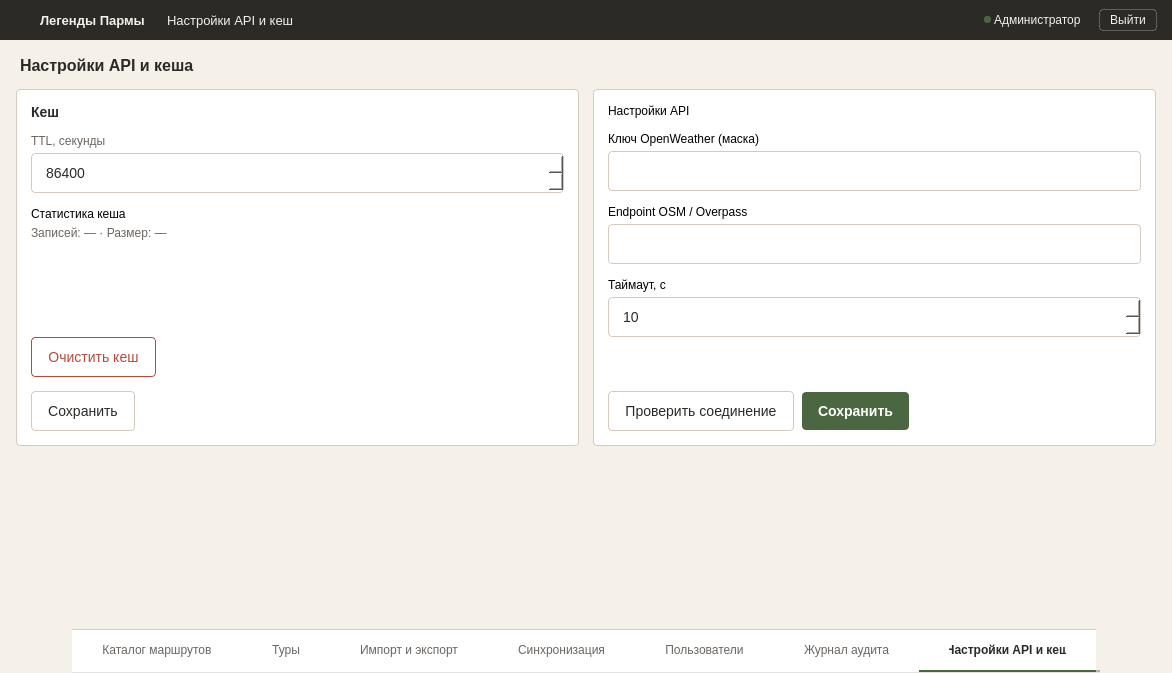
<?xml version="1.0" encoding="UTF-8"?>
<ui version="4.0">
 <class>MainWindow</class>
 <widget class="QMainWindow" name="MainWindow">
  <property name="geometry">
   <rect>
    <x>0</x>
    <y>0</y>
    <width>1172</width>
    <height>673</height>
   </rect>
  </property>
  <property name="windowTitle">
   <string>SettingsAPI_Window</string>
  </property>
  <property name="styleSheet">
   <string notr="true">#centralwidget { background-color: #F5F0E8; }
#headerFrame { background-color: #2C2A26; border: none; }
#headerFrame QLabel { color: #F5F0E8; }
#logout_btn { background-color: transparent; color: #F5F0E8; border: 1px solid rgba(255, 255, 255, 0.25); padding: 3px 10px; font-size: 12px; border-radius: 4px; }
#logout_btn:hover { background-color: rgba(255, 255, 255, 0.08); border: 1px solid rgba(255, 255, 255, 0.4); }
#logout_btn:pressed { background-color: rgba(255, 255, 255, 0.12); border: 1px solid rgba(255, 255, 255, 0.5); }
#logout_btn:focus { border: 1px dashed #F5F0E8; }

#contentFrame { background-color: #F5F0E8; }
#leftPanel, #rightPanel { background-color: #FFFFFF; border: 1px solid #D4CBBE; border-radius: 4px; }
#panelTitle { font-size: 14px; font-weight: 600; color: #2C2A26; }
#fieldLabel { font-size: 12px; color: #6B6560; }
#statsLabel { font-size: 12px; color: #6B6560; }

QLineEdit, QSpinBox {
    padding: 10px 12px; font-size: 14px; border-radius: 4px; border: 1px solid #D4CBBE; background-color: #FFFFFF; color: #2C2A26;
}
QLineEdit:hover, QSpinBox:hover { border: 1px solid #B8AE9E; }
QLineEdit:focus, QSpinBox:focus { border: 1px solid #4A6741; }
QLineEdit[error="true"], QSpinBox[error="true"] { border: 1px solid #B54A3A; }
QLineEdit:disabled, QSpinBox:disabled { border: 1px dashed #D4CBBE; color: #A39E94; background-color: #F5F0E8; }

#btn_clear_cache { background-color: #FFFFFF; color: #B54A3A; border: 1px solid #B54A3A; padding: 11px 16px; font-size: 14px; border-radius: 4px; }
#btn_clear_cache:hover { background-color: #F5E8E6; }
#btn_clear_cache:pressed { background-color: #EBD5D1; }
#btn_clear_cache:disabled { background-color: #FFFFFF; color: #D4A39C; border: 1px solid #E5C4BF; }
#btn_clear_cache:focus { border: 1px dashed #4A6741; }

#btn_save_cache, #btn_check_conn { background-color: #FFFFFF; color: #2C2A26; border: 1px solid #D4CBBE; padding: 11px 16px; font-size: 14px; border-radius: 4px; }
#btn_save_cache:hover, #btn_check_conn:hover { border: 1px solid #4A6741; background-color: #F5F0E8; }
#btn_save_cache:pressed, #btn_check_conn:pressed { background-color: #EDE6D9; }
#btn_save_cache:disabled, #btn_check_conn:disabled { background-color: #FFFFFF; color: #A39E94; border: 1px solid #E5DFD4; }
#btn_save_cache:focus, #btn_check_conn:focus { border: 1px dashed #4A6741; }

#btn_save_api { background-color: #4A6741; color: #FFFFFF; border: none; padding: 11px 16px; font-size: 14px; font-weight: 600; border-radius: 4px; }
#btn_save_api:hover { background-color: #3D5636; }
#btn_save_api:pressed { background-color: #334A2E; }
#btn_save_api:disabled { background-color: #A8B5A0; }
#btn_save_api:focus { border: 1px dashed #4A6741; }

QTabWidget::panel { border: none; background-color: #FFFFFF; }
QTabBar { background-color: #FFFFFF; border: none; }
QTabBar::tab { height: 40px; background-color: #FFFFFF; color: #6B6560; font-size: 12px; font-weight: normal; padding: 0px 30px; border: none; border-bottom: 2px solid transparent; border-top: 1px solid #D4CBBE; text-align: center; }
QTabBar::tab:hover { color: #2C2A26; }
QTabBar::tab:selected { color: #2C2A26; font-weight: 600; border-bottom: 2px solid #4A6741; }</string>
  </property>
  <widget class="QWidget" name="centralwidget">
   <layout class="QVBoxLayout" name="verticalLayout">
    <property name="spacing"><number>0</number></property>
    <property name="leftMargin"><number>0</number></property>
    <property name="topMargin"><number>0</number></property>
    <property name="rightMargin"><number>0</number></property>
    <property name="bottomMargin"><number>0</number></property>
    <item>
     <widget class="QFrame" name="headerFrame">
      <property name="minimumSize"><size><width>0</width><height>40</height></size></property>
      <property name="maximumSize"><size><width>16777215</width><height>40</height></size></property>
      <layout class="QHBoxLayout" name="horizontalLayout">
       <property name="spacing"><number>0</number></property>
       <property name="leftMargin"><number>15</number></property>
       <property name="topMargin"><number>0</number></property>
       <property name="rightMargin"><number>15</number></property>
       <property name="bottomMargin"><number>0</number></property>
       <item>
        <widget class="QPushButton" name="logo">
         <property name="minimumSize"><size><width>22</width><height>22</height></size></property>
         <property name="maximumSize"><size><width>22</width><height>22</height></size></property>
         <property name="styleSheet"><string notr="true">QPushButton { background: transparent; margin-right: 12px; border: none; }</string></property>
         <property name="text"><string/></property>
         <property name="icon">
          <iconset resource="../qrc/login_res.qrc">
           <normaloff>:/login/icons/logo.png</normaloff>:/login/icons/logo.png</iconset>
         </property>
         <property name="iconSize"><size><width>18</width><height>18</height></size></property>
        </widget>
       </item>
       <item>
        <widget class="QLabel" name="name">
         <property name="styleSheet"><string notr="true">font-size: 13px; font-weight: bold; margin-right: 15px;</string></property>
         <property name="text"><string>Легенды Пармы</string></property>
        </widget>
       </item>
       <item>
        <widget class="QLabel" name="name_chart">
         <property name="styleSheet"><string notr="true">font-size: 13px; margin-right: 10px;</string></property>
         <property name="text"><string>Настройки API и кеш</string></property>
        </widget>
       </item>
       <item>
        <spacer name="horizontalSpacer">
         <property name="orientation"><enum>Qt::Orientation::Horizontal</enum></property>
         <property name="sizeHint" stdset="0"><size><width>40</width><height>20</height></size></property>
        </spacer>
       </item>
       <item>
        <widget class="QLabel" name="status_lb">
         <property name="minimumSize"><size><width>7</width><height>7</height></size></property>
         <property name="maximumSize"><size><width>7</width><height>7</height></size></property>
         <property name="styleSheet"><string notr="true">background-color: #4A6741; border-radius: 3px; border: none;</string></property>
         <property name="text"><string/></property>
        </widget>
       </item>
       <item>
        <widget class="QLabel" name="role_lb">
         <property name="styleSheet"><string notr="true">font-size: 12px; margin-right: 15px;</string></property>
         <property name="text"><string>Администратор</string></property>
        </widget>
       </item>
       <item>
        <widget class="QPushButton" name="logout_btn">
         <property name="cursor"><cursorShape>PointingHandCursor</cursorShape></property>
         <property name="text"><string>Выйти</string></property>
        </widget>
       </item>
      </layout>
     </widget>
    </item>
    <item>
     <widget class="QFrame" name="contentFrame">
      <layout class="QVBoxLayout" name="contentLayout">
       <property name="spacing"><number>0</number></property>
       <property name="leftMargin"><number>16</number></property>
       <property name="topMargin"><number>16</number></property>
       <property name="rightMargin"><number>16</number></property>
       <property name="bottomMargin"><number>16</number></property>
       <item>
        <widget class="QLabel" name="lbl_form_title">
         <property name="text"><string>Настройки API и кеша</string></property>
         <property name="styleSheet"><string notr="true">font-size: 16px; font-weight: 600; color: #2C2A26; margin-bottom: 14px;</string></property>
        </widget>
       </item>
       <item>
        <layout class="QHBoxLayout" name="mainLayout">
         <property name="spacing"><number>14</number></property>
         <item>
          <widget class="QFrame" name="leftPanel">
           <property name="sizePolicy"><sizepolicy hsizetype="Expanding" vsizetype="Expanding"><horstretch>1</horstretch><verstretch>1</verstretch></sizepolicy></property>
           <layout class="QVBoxLayout" name="leftLayout">
            <property name="spacing"><number>14</number></property>
            <property name="leftMargin"><number>14</number></property>
            <property name="topMargin"><number>14</number></property>
            <property name="rightMargin"><number>14</number></property>
            <property name="bottomMargin"><number>14</number></property>
            <item>
             <widget class="QLabel" name="panelTitle">
              <property name="text"><string>Кеш</string></property>
             </widget>
            </item>
            <item>
             <layout class="QVBoxLayout" name="ttlLayout">
              <property name="spacing"><number>5</number></property>
              <item><widget class="QLabel" name="fieldLabel"><property name="text"><string>TTL, секунды</string></property></widget></item>
              <item>
               <widget class="QSpinBox" name="input_ttl">
                <property name="maximum"><number>999999</number></property>
                <property name="value"><number>86400</number></property>
               </widget>
              </item>
             </layout>
            </item>
            <item>
             <layout class="QVBoxLayout" name="statsLayout">
              <property name="spacing"><number>5</number></property>
              <item><widget class="QLabel" name="fieldLabel"><property name="text"><string>Статистика кеша</string></property></widget></item>
              <item>
               <widget class="QLabel" name="statsLabel">
                <property name="text"><string>Записей: — · Размер: —</string></property>
               </widget>
              </item>
             </layout>
            </item>
            <item>
             <spacer name="leftSpacer">
              <property name="orientation"><enum>Qt::Orientation::Vertical</enum></property>
              <property name="sizeHint" stdset="0"><size><width>20</width><height>40</height></size></property>
             </spacer>
            </item>
            <item>
             <widget class="QPushButton" name="btn_clear_cache">
              <property name="sizePolicy"><sizepolicy hsizetype="Maximum" vsizetype="Fixed"><horstretch>0</horstretch><verstretch>0</verstretch></sizepolicy></property>
              <property name="cursor"><cursorShape>PointingHandCursor</cursorShape></property>
              <property name="text"><string>Очистить кеш</string></property>
             </widget>
            </item>
            <item>
             <widget class="QPushButton" name="btn_save_cache">
              <property name="sizePolicy"><sizepolicy hsizetype="Maximum" vsizetype="Fixed"><horstretch>0</horstretch><verstretch>0</verstretch></sizepolicy></property>
              <property name="cursor"><cursorShape>PointingHandCursor</cursorShape></property>
              <property name="text"><string>Сохранить</string></property>
             </widget>
            </item>
           </layout>
          </widget>
         </item>
         <item>
          <widget class="QFrame" name="rightPanel">
           <property name="sizePolicy"><sizepolicy hsizetype="Expanding" vsizetype="Expanding"><horstretch>1</horstretch><verstretch>1</verstretch></sizepolicy></property>
           <layout class="QVBoxLayout" name="rightLayout">
            <property name="spacing"><number>14</number></property>
            <property name="leftMargin"><number>14</number></property>
            <property name="topMargin"><number>14</number></property>
            <property name="rightMargin"><number>14</number></property>
            <property name="bottomMargin"><number>14</number></property>
            <item>
             <widget class="QLabel" name="panelTitle">
              <property name="text"><string>Настройки API</string></property>
             </widget>
            </item>
            <item>
             <layout class="QVBoxLayout" name="apiKeyLayout">
              <property name="spacing"><number>5</number></property>
              <item><widget class="QLabel" name="fieldLabel"><property name="text"><string>Ключ OpenWeather (маска)</string></property></widget></item>
              <item>
               <widget class="QLineEdit" name="input_api_key">
                <property name="echoMode"><enum>QLineEdit::EchoMode::Password</enum></property>
               </widget>
              </item>
             </layout>
            </item>
            <item>
             <layout class="QVBoxLayout" name="osmLayout">
              <property name="spacing"><number>5</number></property>
              <item><widget class="QLabel" name="fieldLabel"><property name="text"><string>Endpoint OSM / Overpass</string></property></widget></item>
              <item><widget class="QLineEdit" name="input_osm"/></item>
             </layout>
            </item>
            <item>
             <layout class="QVBoxLayout" name="timeoutLayout">
              <property name="spacing"><number>5</number></property>
              <item><widget class="QLabel" name="fieldLabel"><property name="text"><string>Таймаут, с</string></property></widget></item>
              <item>
               <widget class="QSpinBox" name="input_timeout">
                <property name="maximum"><number>999</number></property>
                <property name="value"><number>10</number></property>
               </widget>
              </item>
             </layout>
            </item>
            <item>
             <spacer name="rightSpacer">
              <property name="orientation"><enum>Qt::Orientation::Vertical</enum></property>
              <property name="sizeHint" stdset="0"><size><width>20</width><height>40</height></size></property>
             </spacer>
            </item>
            <item>
             <layout class="QHBoxLayout" name="rightButtonsLayout">
              <property name="spacing"><number>8</number></property>
              <item>
               <widget class="QPushButton" name="btn_check_conn">
                <property name="cursor"><cursorShape>PointingHandCursor</cursorShape></property>
                <property name="text"><string>Проверить соединение</string></property>
               </widget>
              </item>
              <item>
               <widget class="QPushButton" name="btn_save_api">
                <property name="cursor"><cursorShape>PointingHandCursor</cursorShape></property>
                <property name="text"><string>Сохранить</string></property>
               </widget>
              </item>
              <item>
               <spacer name="rightBtnSpacer">
                <property name="orientation"><enum>Qt::Orientation::Horizontal</enum></property>
                <property name="sizeHint" stdset="0"><size><width>40</width><height>20</height></size></property>
               </spacer>
              </item>
             </layout>
            </item>
           </layout>
          </widget>
         </item>
        </layout>
       </item>
      </layout>
     </widget>
    </item>
    <item>
     <spacer name="verticalSpacer">
      <property name="orientation"><enum>Qt::Orientation::Vertical</enum></property>
      <property name="sizeHint" stdset="0"><size><width>20</width><height>40</height></size></property>
     </spacer>
    </item>
    <item alignment="Qt::AlignmentFlag::AlignHCenter">
     <widget class="QTabWidget" name="tabWidget">
      <property name="sizePolicy"><sizepolicy hsizetype="Maximum" vsizetype="Fixed"><horstretch>0</horstretch><verstretch>0</verstretch></sizepolicy></property>
      <property name="minimumSize"><size><width>0</width><height>44</height></size></property>
      <property name="maximumSize"><size><width>16777215</width><height>44</height></size></property>
      <property name="tabPosition"><enum>QTabWidget::TabPosition::North</enum></property>
      <property name="currentIndex"><number>6</number></property>
      <property name="usesScrollButtons"><bool>false</bool></property>
      <property name="tabsClosable"><bool>false</bool></property>
      <property name="drawBase" stdset="0"><bool>false</bool></property>
      <widget class="QWidget" name="tab_8"><attribute name="title"><string>Каталог маршрутов</string></attribute></widget>
      <widget class="QWidget" name="tab_9"><attribute name="title"><string>Туры</string></attribute></widget>
      <widget class="QWidget" name="tab_10"><attribute name="title"><string>Импорт и экспорт</string></attribute></widget>
      <widget class="QWidget" name="tab_11"><attribute name="title"><string>Синхронизация</string></attribute></widget>
      <widget class="QWidget" name="tab_12"><attribute name="title"><string>Пользователи</string></attribute></widget>
      <widget class="QWidget" name="tab_13"><attribute name="title"><string>Журнал аудита</string></attribute></widget>
      <widget class="QWidget" name="tab_14"><attribute name="title"><string>Настройки API и кеш</string></attribute></widget>
     </widget>
    </item>
   </layout>
  </widget>
 </widget>
 <resources>
  <include location="../qrc/login_res.qrc"/>
 </resources>
 <connections/>
</ui>
